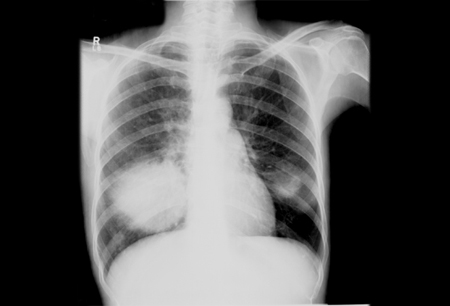
#> input picture Other image segmentation methods/lungs_lesion.bmp, 450 x 306 px
$ python LungsLesionSegmentation.py
#> lines starting #> are read from the running program, lines starting #| are printed output that depends on the picture
#lab4 zad1
import skimage as sk
from skimage import feature
import scipy as sc
import numpy as np
import os
import matplotlib.pyplot as plt
import cv2
img = sk.io.imread("lungs_lesion.bmp")
#> img is the input picture: shape (306, 450); min 0, max 229, mean 87.4
h_img1 = sk.io.imread("lungs_lesion_seeds1.bmp")
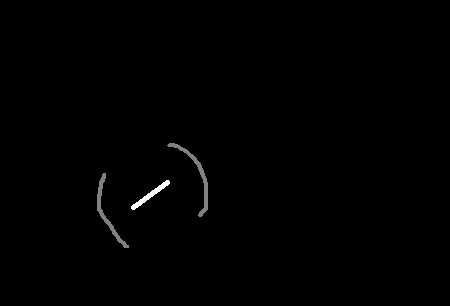
#> input picture Other image segmentation methods/lungs_lesion_seeds1.bmp, 450 x 306 px
#> h_img1 is the input picture: shape (306, 450, 3); min 0, max 255, mean 1.1
h_img2 = sk.io.imread("lungs_lesion_seeds2.bmp")
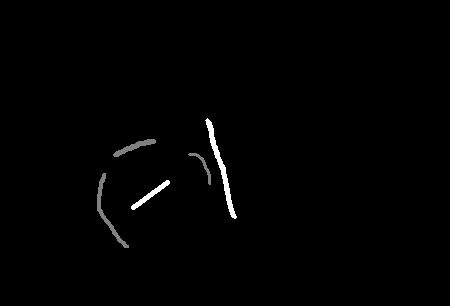
#> input picture Other image segmentation methods/lungs_lesion_seeds2.bmp, 450 x 306 px
#> h_img2 is the input picture: shape (306, 450, 3); min 0, max 255, mean 2.1
h_img3 = sk.io.imread("lungs_lesion_seeds3.bmp")
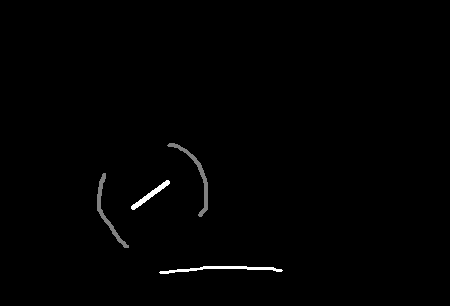
#> input picture Other image segmentation methods/lungs_lesion_seeds3.bmp, 450 x 306 px
#> h_img3 is the input picture: shape (306, 450, 3); min 0, max 255, mean 1.8
copy = img.copy()
for i in range(0, 100000, 5000):
#> (the run stopped early here; a loop or call above may not have finished)
